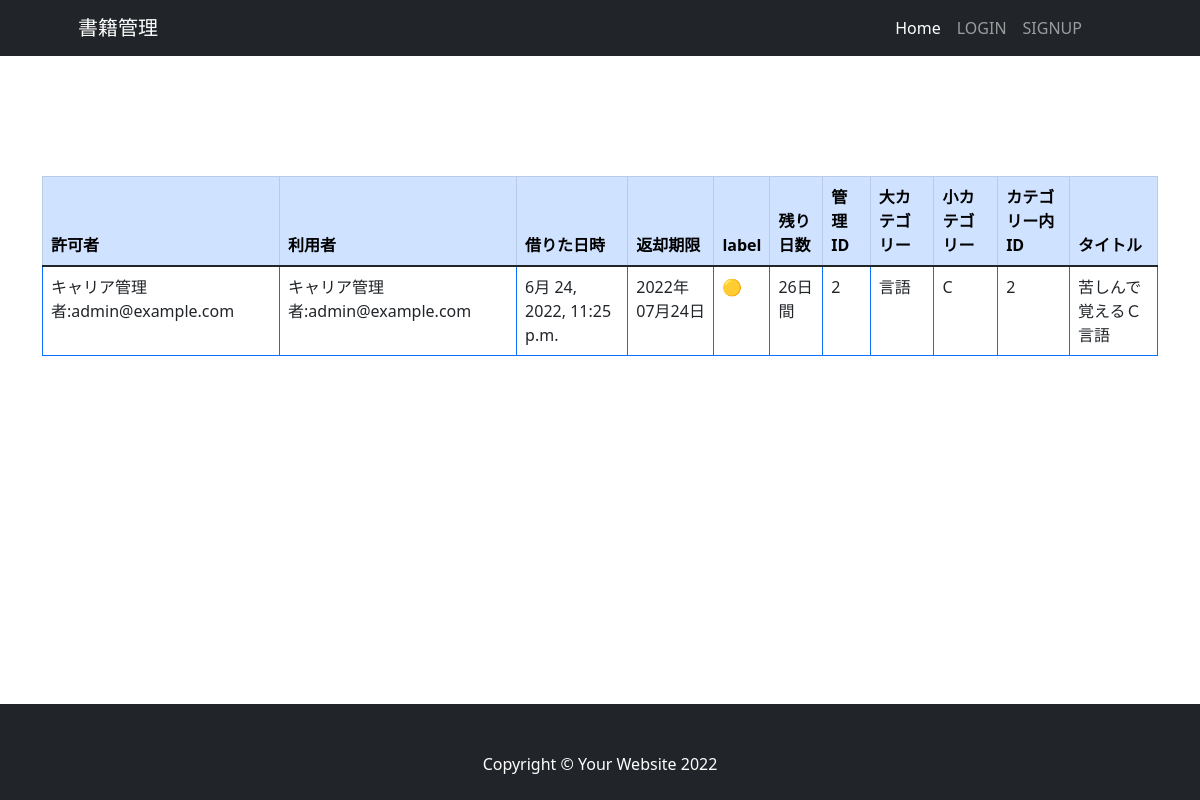
The app's page /list_status/, older data.
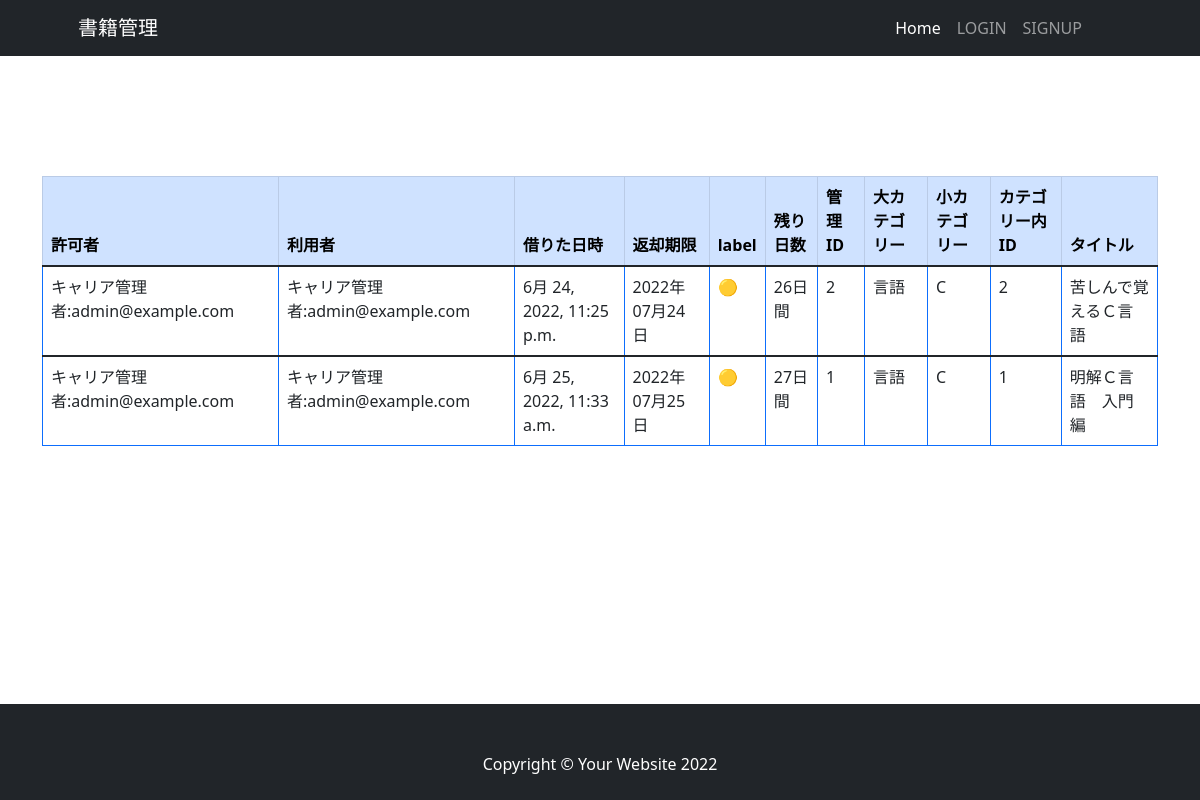
The same page, newer data.
### book_rental_app/models.py (models this page shows, shortened)
class LendingStatus(models.Model):
    checkout_date = models.DateTimeField(auto_now_add=True, verbose_name='貸し出し日')
    returned_date = models.DateTimeField(auto_now=True, verbose_name='返却日')
    book = models.ForeignKey(Books, on_delete=models.PROTECT, verbose_name='貸し出された書籍')
    borrower_user = models.ForeignKey(User, on_delete=models.PROTECT, related_name='status_borrower', verbose_name='本を借りた人')
    lender_user = models.ForeignKey(User, on_delete=models.PROTECT, related_name='status_lender', verbose_name='貸出許可を出した人')
    is_returned = models.BooleanField(default=False, help_text='本が返されたらTrue', verbose_name='返されたかどうかのラベル')
    def get_due_date(self):
        due_date = self.checkout_date + relativedelta(months=1)
        return due_date
    def get_grace_period(self):
        grace_period = self.get_due_date().date()-dt.date.today()
        return grace_period.days
    def get_is_over(self):
        today = dt.date.today()
        if today > self.get_due_date().date():
            return True
        else:
            return False
    class Meta:
        db_table = 'LendingStatus'
        verbose_name = '貸出状況'
        verbose_name_plural = '貸出状況'

class Books(models.Model):
    manage_id = models.IntegerField(verbose_name='書籍管理用ID', blank=True, null=True)
    id_in_category = models.IntegerField(verbose_name='カテゴリーにおけるID', blank=True, null=True)
    title = models.CharField(max_length=255, verbose_name='Book Title')
    category = models.ForeignKey(SmallCategory, on_delete=models.SET_NULL, blank=True, null=True, verbose_name='Small Categroy name')
    borrower_user = models.ForeignKey(User, on_delete=models.SET_NULL, blank=True, null=True, related_name='borrowing_books', verbose_name='本を借りた人')
    lender_user = models.ForeignKey(User, on_delete=models.SET_NULL, blank=True, null=True, related_name='lending_books', verbose_name='貸出許可を出した人')
    is_rental = models.BooleanField(default=False, help_text='借りられたらTrue', verbose_name='貸出中ラベル')
    created_at = models.DateTimeField(auto_now_add=True, verbose_name='書籍追加された日時')
    class Meta:
        db_table = 'Books'
        verbose_name = '書籍情報'
        verbose_name_plural = '書籍情報'

class SmallCategory(models.Model):
    large_category = models.ForeignKey(LargeCategory, on_delete=models.SET_NULL, blank=True, null=True, verbose_name='Large Categroy name')
    name = models.CharField(max_length=25, verbose_name='Small Categroy name')
    def __str__(self):
        return self.name
    class Meta:
        db_table = 'Small_Category'
        verbose_name = '小カテゴリー'
        verbose_name_plural = '小カテゴリー'

class LargeCategory(models.Model):
    name = models.CharField(max_length=25, verbose_name='Large Categroy name')
    def __str__(self):
        return self.name
    class Meta:
        db_table = 'Large_Category'
        verbose_name = '大カテゴリー'
        verbose_name_plural = '大カテゴリー'

### register/models.py (models this page shows, shortened)
class User(AbstractBaseUser, PermissionsMixin):
    email = models.EmailField(_('email address'), unique=True)
    first_name = models.CharField(_('first name'), max_length=30, blank=True)
    last_name = models.CharField(_('last name'), max_length=150, blank=True)
    is_staff = models.BooleanField(
        _('staff status'),
        default=False,
        help_text=_(
            'Designates whether the user can log into this admin site.'),
    )
    is_active = models.BooleanField(
        _('active'),
        default=True,
        help_text=_(
            'Designates whether this user should be treated as active. '
            'Unselect this instead of deleting accounts.'
        ),
    )
    date_joined = models.DateTimeField(_('date joined'), default=timezone.now)
    """
    5冊目での貸出上限フラグ追加
    """
    rental_limit = models.BooleanField(default=False, help_text='5冊以上借りたらTrue', verbose_name='貸出上限フラグ')
    """
    借りているかどうかでフラグ追加
    """
    is_borrowing = models.BooleanField(default=False, help_text='本を借りていればTrue', verbose_name='本を借りている人/is_borrowing')
    objects = CustomUserManager()
    EMAIL_FIELD = 'email'
    USERNAME_FIELD = 'email'
    REQUIRED_FIELDS = []
    class Meta:
        verbose_name = _('user')
        verbose_name_plural = _('users')
    def __str__(self):
        return self.last_name + self.first_name + ':' + self.email

### book_rental_app/views/lender_views.py (the view)
# urls.py: path('list_status/', views.list_status, name='list_status'),
def list_status(request):
    lending_status = LendingStatus.objects.filter(is_returned=False).order_by('checkout_date', 'borrower_user')
    context = {
        'lending_status': lending_status,
    }
    return render(request, 'lender/list_status/list_status.html', context)

### book_rental_app/templates/lender/list_status/list_status.html (shortened to what this page needs)
{% extends 'lender/base.html' %}
{% load custom_tag %}
{% block content %}
        <section class="pt-4">
            <div class="container">
                <table class="table table-bordered border-primary table-hover">
                  <thead class="table-primary">
                    <tr>
                      <th scope="col">許可者</th>
                      <th scope="col">利用者</th>
                      <th scope="col">借りた日時</th>
                      <th scope="col">返却期限</th>
                      <th scope="col" width="3%">label</th>
                      <th scope="col">残り日数</th>
                      <th scope="col">管理ID</th>
                      <th scope="col">大カテゴリー</th>
                      <th scope="col">小カテゴリー</th>
                      <th scope="col">カテゴリー内ID</th>
                      <th scope="col">タイトル</th>
                    </tr>
                  </thead>
                  {% if lending_status %}
                  {% for status in lending_status %}
                  {% if not status.is_returned %}
                  <tbody>
                    <tr>
                        <td>{{ status.lender_user }}</td>
                        <td>{{ status.lender_user }}</td>
                        <td>{{ status.checkout_date }}</td>
                        <td>{{ status.get_due_date | date:"Y年m月j日" }}</td>
                        {% if not status.get_is_over %}
                        {% if status.get_grace_period >= 28 %}
                        <td>🟢</td>
                        {% elif status.get_grace_period >= 14 %}
                        <td>🟡</td>
                        {% elif status.get_grace_period >= 3 %}
                        <td>🟠</td>
                        {% elif status.get_grace_period == 0 %}
                        <td>🔴</td>
                        {% endif %}
                        {% else %}
                        <td>❌</td>
                        {% endif %}
                        {% if status.get_grace_period >= 0 %}
                        <td>{{ status.get_grace_period }}日間</td>
                        {% else %}
                        <td>延滞{% multiplication -1 status.get_grace_period %}日間</td>
                        {% endif %}
                        <td>{{ status.book.manage_id }}</td>
                        <td>{{ status.book.category.large_category }}</td>
                        <td>{{ status.book.category }}</td>
                        <td>{{ status.book.id_in_category }}</td>
                        <td>{{ status.book.title }}</td>
                    </tr>
                  </tbody>
                  {% endif %}
                  {% endfor %}
                  {% else %}
                  <h3>書籍を借りている人は居ません。</h3>
                  {% endif %}
                </table>
            </div>
        </section>
{% endblock %}

Row changes from the older to the newer data that the page shows:
added LendingStatus: lender_user "キャリア管理者:admin@example.com", checkout_date "6月 25, 2022, 11:33 a.m.", get_due_date "2022年07月25日", get_grace_period "27", book.manage_id "1", book.category.large_category "言語", book.category "C", book.id_in_category "1", book "明解Ｃ言語 入門編"
